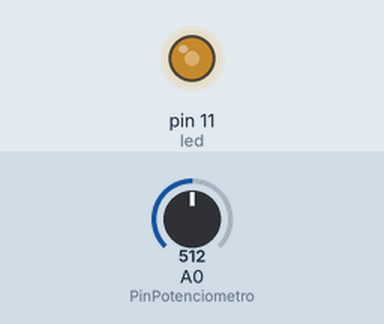
Simulated run of this sketch. Board: Arduino Uno, built with avr-gcc and run on an emulated ATmega328P. On the bench: output pins drawn as LEDs (lit = HIGH). The test bench sets the inputs (shaded band); at power-on: A0 (PinPotenciometro) = 512.

Above: at 1.2 s.
1.3 s: A0 (PinPotenciometro) set to 716
At 1.8 s:
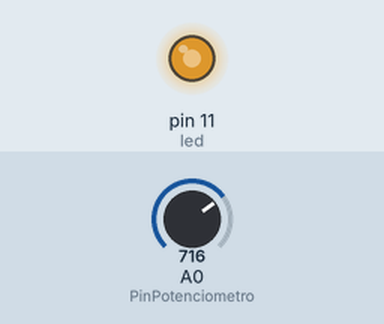
2.8 s: A0 (PinPotenciometro) set to 900
At 4.0 s:
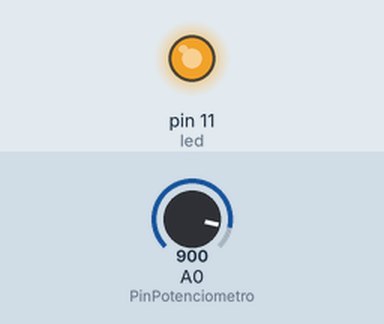
4.3 s: A0 (PinPotenciometro) set to 122
At 5.3 s:
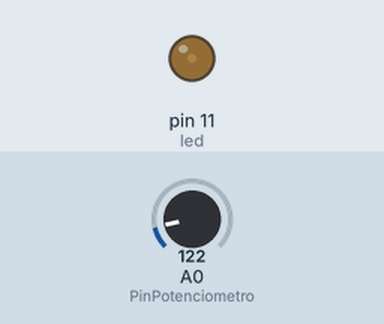
5.8 s: A0 (PinPotenciometro) set to 0
At 6.4 s:
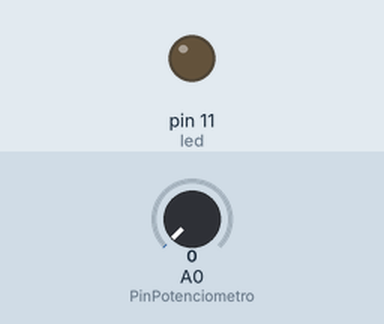
7.3 s: A0 (PinPotenciometro) set to 511
At 8.7 s:
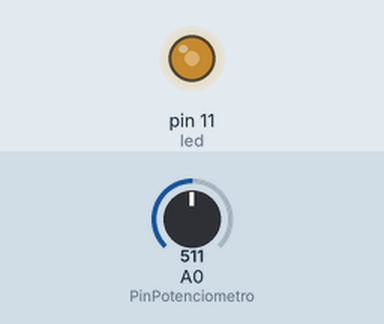
Timing chart, 0 to 9.8 s (numbered marks = the images above; inputs shaded):
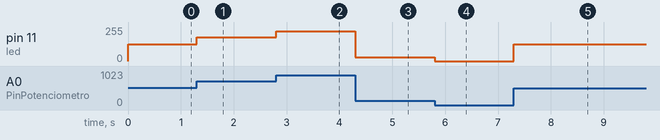

The sketch:

pwm_potenciometro_led.ino
```cpp
const int PinPotenciometro = A0;
const int led = 11;

int valor = 0;
int pwm = 0;

void setup(){
  pinMode(led, OUTPUT);
}

void loop(){
  valor = analogRead(PinPotenciometro);
  pwm = map(valor, 0 , 1023, 0, 255);
// Variável Recebedora = map(Valor Lido, Mínimo do Potenciômetro, Máximo do Potenciômetro,
//Novo Mínimo definido por você, Novo Máximo definido por você)
  analogWrite(led, pwm);
}
```

Measured:
- after the input at 1.3 s, pin 11 (led): 127/255 → 178/255 at once
- after the input at 2.8 s, pin 11 (led): 178/255 → 224/255 at once
- after the input at 4.3 s, pin 11 (led): 224/255 → 30/255 at once
- after the input at 5.8 s, pin 11 (led): 30/255 → 0/255 at once
- after the input at 7.3 s, pin 11 (led): 0/255 → 127/255 at once
